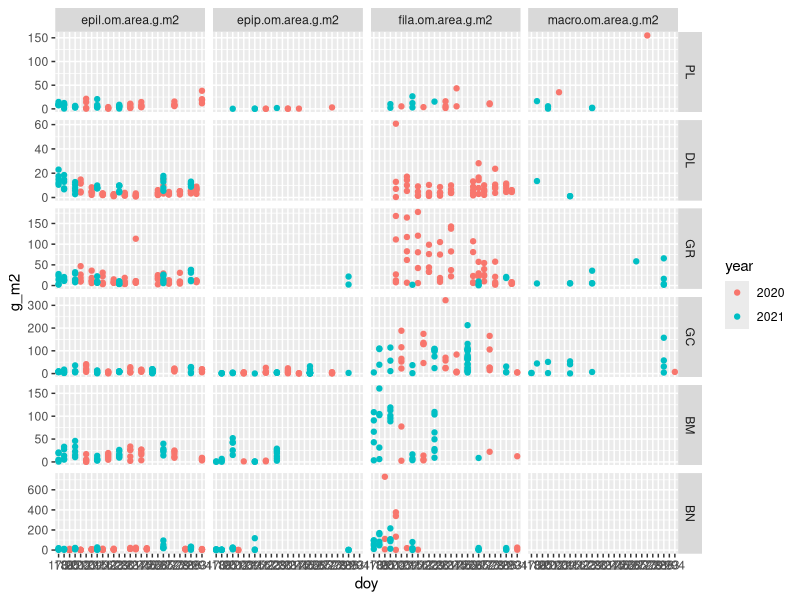
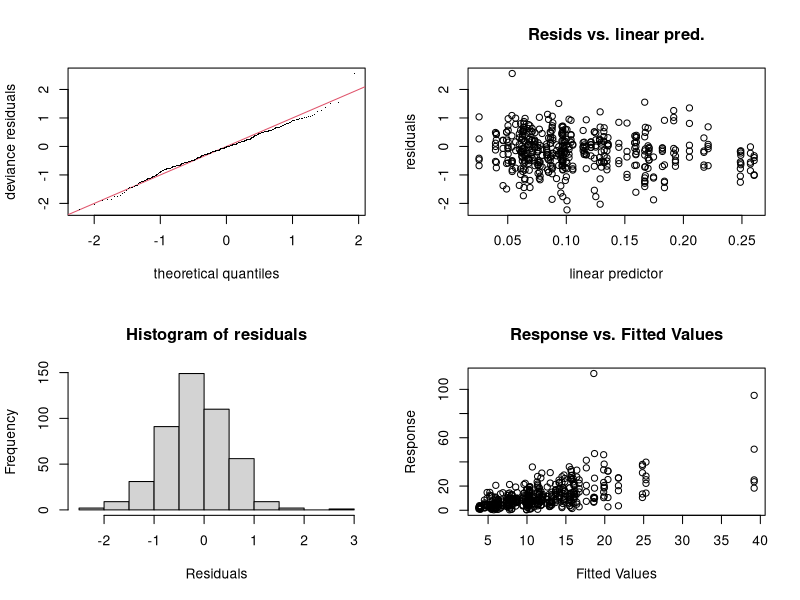
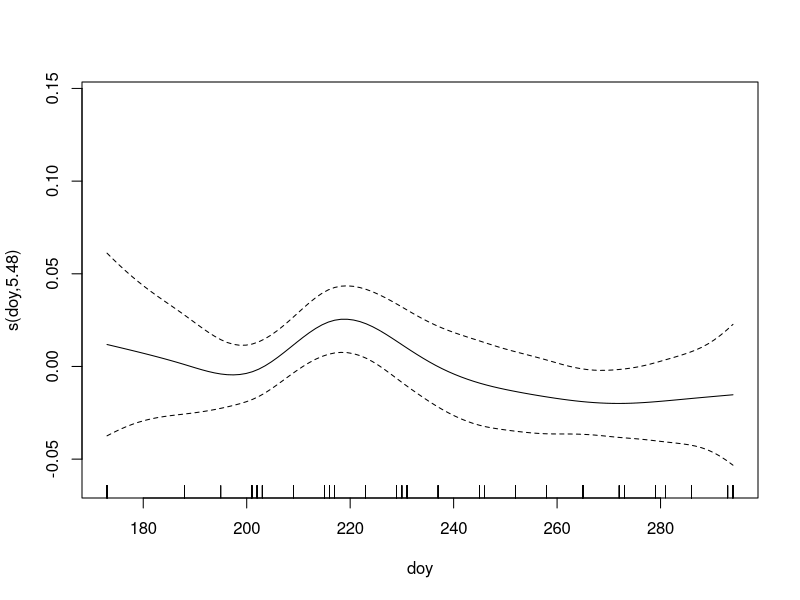
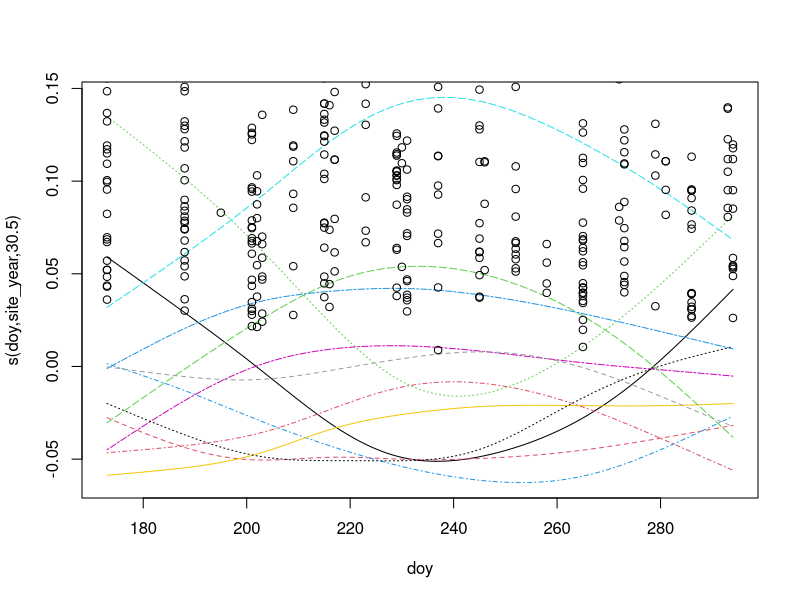
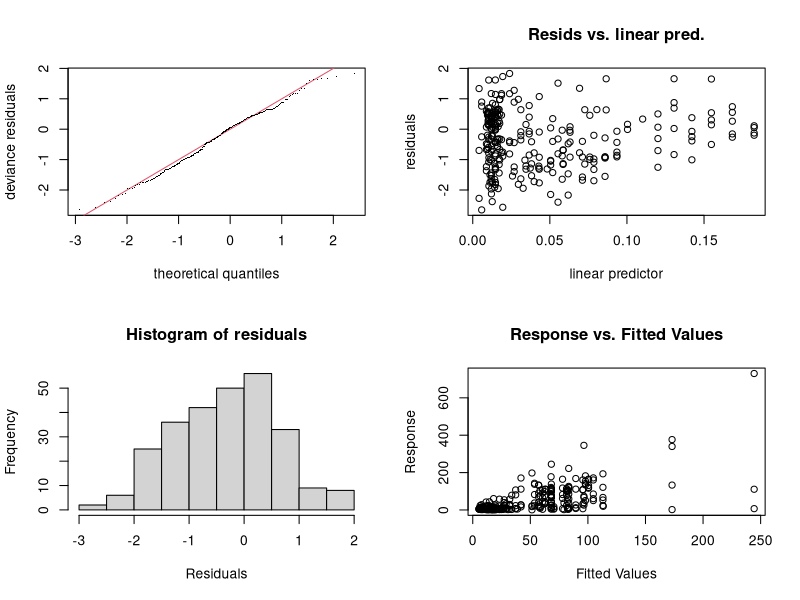
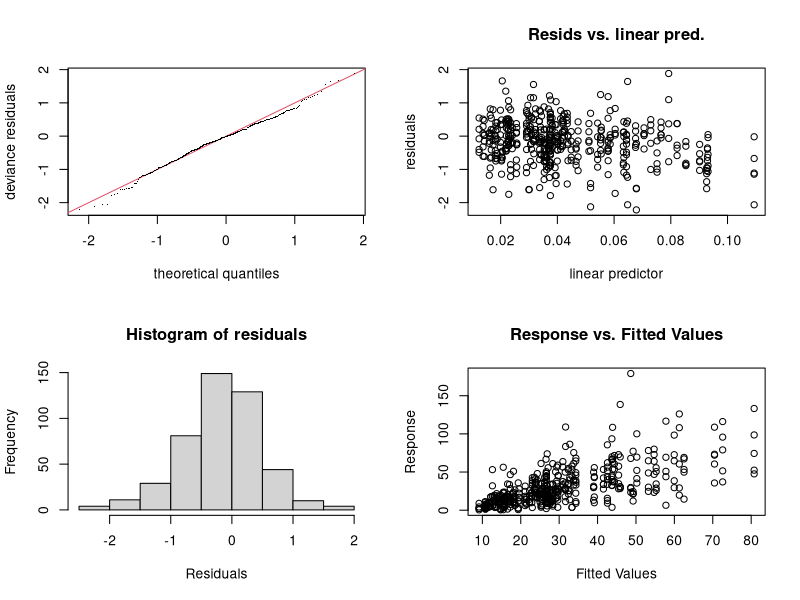
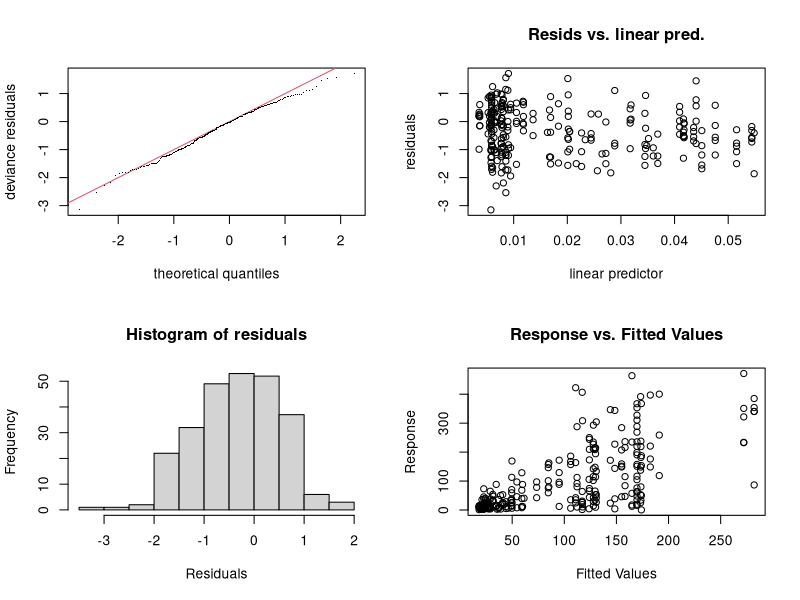

The R source for these figures, in order: (Note: this script raises an error after producing the figures.)
# fit GAMS to biomass data
# 10/2022

library(tidyverse)
library(mgcv)

biomass <- read_csv('data/biomass_data/biomass_working_data.csv') %>%
    mutate(site = case_when(site == 'BG' ~ 'BM',
                            site == 'WS' ~ 'PL',
                            TRUE ~ site),
           doy = as.numeric(format(date, '%j')))%>%
    mutate(site = factor(site, levels = c('PL', 'DL', 'GR', 'GC', 'BM', 'BN')),
           year = as.factor(year)) %>%
    filter(!is.na(site))

glimpse(biomass)


# look at the data
biomass %>%
    select(date, site, ends_with('.om.area.g.m2')) %>%
    select(-cpom.om.area.g.m2)%>%
    filter(!is.na(site))%>%
    pivot_longer(cols = -c('date', 'site'), names_to = 'bm_category',
                 values_to = 'g_m2') %>%
    mutate(doy = format(date, "%j"),
           year = as.factor(substr(date, 1,4))) %>%
    ggplot(aes(doy, g_m2, col = year)) +
    geom_point() +
    facet_grid(site~bm_category, scales = 'free_y')


# There is a lot of missing data for the epiphyton and macrophyte categories

# combine filamentous algae and epiphyton for this analysis:
biomass <- biomass %>%
    mutate(site_year = as.factor(paste(site, year, sep = '_')),
           fila.om.area.g.m2 = case_when(is.na(epip.om.area.g.m2) ~ fila.om.area.g.m2,
                                         TRUE ~ fila.om.area.g.m2 + epip.om.area.g.m2),
           fila.chla.mg.m2.ritchie = case_when(is.na(epip.chla.mg.m2.ritchie) ~ fila.chla.mg.m2.ritchie,
                                         TRUE ~ fila.chla.mg.m2.ritchie + epip.chla.mg.m2.ritchie))
dates <- c(seq(min(biomass$date), max(biomass$date[biomass$year == 2020]), by = 'day'),
           seq(min(biomass$date[biomass$year == 2021]), max(biomass$date), by = 'day'))

preds <- data.frame(date = dates,
                    doy = as.numeric(format(dates, '%j')),
                    year = lubridate::year(dates))%>%
    mutate(year = as.factor(year))
s_preds <- data.frame()
for(site in unique(biomass$site)){
    preds$site = site
    s_preds <- bind_rows(s_preds, preds)
}
s_preds <- mutate(s_preds,
                  site_year = as.factor(paste(site, year, sep = '_'))) %>%
    tibble()
k_check <- data.frame()


# try it for all sites
fg2_gamma <- gam(epil.om.area.g.m2 ~ s(doy) +
                  s(doy, site_year, bs = 'fs'),
              data = biomass, method = 'REML',
              family = Gamma(link = 'inverse'))
# fg2_gamma <- gam(epil.om.area.g.m2 ~ s(doy, k = 20) +
#                   s(doy, site_year, bs = 'fs', k = 20),
#               data = biomass, method = 'REML',
#               family = Gamma(link = 'identity'))

# fg2_log <- gam(log(epil.om.area.g.m2) ~ s(doy) +
#                   s(doy, site_year, bs = 'fs'),
#               data = biomass, method = 'REML', family = 'gaussian')
# gam.check(fg2)
AIC(fg2_gamma)
# AIC(fg2_log)
gam.check(fg2_gamma)
plot(fg2_gamma)
points(biomass$doy, 1/biomass$epil.om.area.g.m2)
# gam.check(fg2_log)
kk <- k.check(fg2_gamma) %>% data.frame() %>%
    mutate(model = 'biofilm AFDM',
           smooth_par = c('s(doy)', 's(doy, site_year)')) %>%
    relocate(model, smooth_par)
rownames(kk) <- NULL
k_check <- bind_rows(k_check, kk)
# pp <- mgcv::predict.gam(fg2_log, s_preds, se.fit = TRUE)
pp <- mgcv::predict.gam(fg2_gamma, s_preds, type = 'response',
                        se.fit = TRUE)

s_preds <- mutate(s_preds,
                epil_gm2_fit = c(pp$fit),
                epil_gm2_se = c(pp$se.fit))

# filamentous
fg2_fila_gamma <- gam(fila.om.area.g.m2 ~ s(doy) +
                          s(doy, site_year, bs = 'fs'),
                      data = biomass, method = 'REML',
                      family = Gamma(link = 'inverse'))
# fg2_fila_gamma <- gam(fila.om.area.g.m2 ~ s(doy, k = 20) +
#                           s(doy, site_year, bs = 'fs', k = 20),
#                       data = biomass, method = 'REML',
#                       family = Gamma(link = 'identity'))
# fg2_fila_log <- gam(log(fila.om.area.g.m2) ~ s(doy) +
#                   s(doy, site_year, bs = 'fs'),
#               data = biomass, method = 'REML', family = 'gaussian')
# gam.check(fg2_fila)
AIC(fg2_fila_gamma)
# AIC(fg2_fila_log)

gam.check(fg2_fila_gamma)
# gam.check(fg2_fila_log)
kk <- k.check(fg2_fila_gamma) %>% data.frame() %>%
    mutate(model = 'filamentous AFDM',
           smooth_par = c('s(doy)', 's(doy, site_year)')) %>%
    relocate(model, smooth_par)
rownames(kk) <- NULL
k_check <- bind_rows(k_check, kk)

pp <- mgcv::predict.gam(fg2_fila_gamma, s_preds, type ='response', se.fit = TRUE)
# pp <- mgcv::predict.gam(fg2_fila_gamma, s_preds, se.fit = TRUE)

s_preds <- mutate(s_preds,
                fila_gm2_fit = pp$fit,
                fila_gm2_se = pp$se.fit)


# chlorophyll
# try it for all sites
fg2_chla_gamma <- gam(epil.chla.mg.m2.ritchie ~ s(doy) +
                          s(doy, site_year, bs = 'fs'),
                      data = biomass, method = 'REML',
                      family = Gamma(link = 'inverse'))
# fg2_chla_gamma <- gam(epil.chla.mg.m2.ritchie ~ s(doy, k = 20) +
#                           s(doy, site_year, bs = 'fs', k = 20),
#                       data = biomass, method = 'REML',
#                       family = Gamma(link = 'identity'))
# fg2_chla_log <- gam(log(epil.chla.mg.m2.ritchie) ~ s(doy) +
#                   s(doy, site_year, bs = 'fs'),
#               data = biomass, method = 'REML', family = 'gaussian')
# gam.check(fg2_chla)
AIC(fg2_chla_gamma)
# AIC(fg2_chla_log)

gam.check(fg2_chla_gamma)
# gam.check(fg2_chla_log)
kk <- k.check(fg2_chla_gamma) %>% data.frame() %>%
    mutate(model = 'biofilm chla',
           smooth_par = c('s(doy)', 's(doy, site_year)')) %>%
    relocate(model, smooth_par)
rownames(kk) <- NULL
k_check <- bind_rows(k_check, kk)

pp <- mgcv::predict.gam(fg2_chla_gamma, s_preds, type ='response', se.fit = TRUE)
# pp <- mgcv::predict.gam(fg2_chla_gamma, s_preds, se.fit = TRUE)

s_preds <- mutate(s_preds,
                epil_chla_mgm2_fit = pp$fit,
                epil_chla_mgm2_se = pp$se.fit)

# filamentous
fg2_fila_chla_gamma <- gam(fila.chla.mg.m2.ritchie ~ s(doy) +
                               s(doy, site_year, bs = 'fs'),
                           data = biomass, method = 'REML',
                           family = Gamma(link = 'inverse'))
# fg2_fila_chla_gamma <- gam(fila.chla.mg.m2.ritchie ~ s(doy, k = 20) +
#                                s(doy, site_year, bs = 'fs', k = 20),
#                            data = biomass, method = 'REML',
#                            family = Gamma(link = 'identity'))
# fg2_fila_chla_log <- gam(log(fila.chla.mg.m2.ritchie) ~ s(doy) +
#                   s(doy, site_year, bs = 'fs'),
#               data = biomass, method = 'REML', family = 'gaussian')
# gam.check(fg2_fila_chla)
AIC(fg2_fila_chla_gamma)
# AIC(fg2_fila_chla_log)
gam.check(fg2_fila_chla_gamma)
# gam.check(fg2_fila_chla_log)
kk <- k.check(fg2_fila_chla_gamma) %>% data.frame() %>%
    mutate(model = 'filamentous chla',
           smooth_par = c('s(doy)', 's(doy, site_year)')) %>%
    relocate(model, smooth_par)
rownames(kk) <- NULL
k_check <- bind_rows(k_check, kk)

pp <- mgcv::predict.gam(fg2_fila_chla_gamma, s_preds, type ='response', se.fit = TRUE)
# pp <- mgcv::predict.gam(fg2_fila_chla_gamma, s_preds, se.fit = TRUE)

s_preds <- mutate(s_preds,
                fila_chla_mgm2_fit = pp$fit,
                fila_chla_mgm2_se = pp$se.fit)

# plot diagnostics
# png('figures/biomass_logGAMs_diagnostics.png', width = 7.5, height = 7.5,
#     units = 'in', res = 300)
#     par(mfrow = c(4,4),
#         mar = c(3,4,2,2),
#         oma = c(0,3,1,0))
#     gam.check(fg2_gamma)
#     mtext(expression(paste('biofilm g',m^-2)), 2, line = 45)
#     gam.check(fg2_fila_gamma)
#     mtext(expression(paste('fila. g',m^-2)), 2, line = 45)
#     gam.check(fg2_chla_gamma)
#     mtext(expression(paste('biofilm chla mg',m^-2)), 2, line = 45)
#     gam.check(fg2_fila_chla_gamma)
#     mtext(expression(paste('fila. chla mg',m^-2)), 2, line = 45)
# dev.off()
# png('figures/biomass_GAMs_diagnostics.png', width = 7.5, height = 7.5,
#     units = 'in', res = 300)
#     par(mfrow = c(4,4),
#         mar = c(3,4,2,2),
#         oma = c(0,3,1,0))
#     gam.check(fg2)
#     mtext(expression(paste('biofilm g',m^-2)), 2, line = 45)
#     gam.check(fg2_fila)
#     mtext(expression(paste('fila. g',m^-2)), 2, line = 45)
#     gam.check(fg2_chla)
#     mtext(expression(paste('biofilm chla mg',m^-2)), 2, line = 45)
#     gam.check(fg2_fila_chla)
#     mtext(expression(paste('fila. chla mg',m^-2)), 2, line = 45)
# dev.off()

# plot GAMS
fila_min <- s_preds %>% mutate(across(where(is.array), c))%>%
    group_by(site_year) %>%
    summarize(across(ends_with('fit'), min)) %>%
    filter(fila_chla_mgm2_fit>0) %>%
    summarize(fila_chla_min = min(fila_chla_mgm2_fit))
ddd <- s_preds %>%
    mutate(across(where(is.array), c),
           site = factor(site, levels = c('PL', 'DL', 'GR', 'GC', 'BM', 'BN')),
           fila_chla_mgm2_fit = case_when(fila_chla_mgm2_fit < fila_min$fila_chla_min[1] ~
                                              NA_real_,
                                          TRUE ~ fila_chla_mgm2_fit)) %>%
    select(date, doy, year, site, starts_with(c('epil_chla', 'fila_chla'))) %>%
    full_join(select(biomass, date, site, sample, epil.chla.mg.m2.ritchie,
                     fila.chla.mg.m2.ritchie), by = c('date', 'site')) %>%
    rename(epil_chla_mgm2_meas = epil.chla.mg.m2.ritchie,
           fila_chla_mgm2_meas = fila.chla.mg.m2.ritchie) %>%
    pivot_longer(cols = starts_with(c('epil', 'fila')),
                 names_to = c('biomass_type', 'stat'),
                 names_pattern = '([a-z]+)_chla_mgm2_([a-z]+)',
                 values_to = 'value') %>%
    pivot_wider(names_from = 'stat', values_from = 'value') %>%
    mutate(fit.low = 1/(fit - se),
           fit.high = 1/(fit + se),
           fit = 1/(fit))
ddd %>% filter(biomass_type == 'fila') %>%
    ggplot() +
    geom_point(aes(date, meas, col = site)) +
    geom_line(aes(date, fit, col = site)) +
    facet_wrap(.~year, scales = 'free_x')

dpoly <- bind_rows(ddd, ddd[nrow(ddd):1,])
dpoly$fit[1:nrow(ddd)] <- dpoly$fit.high[1:nrow(ddd)]
dpoly$fit[(nrow(ddd)+1):nrow(dpoly)] <- dpoly$fit.low[(nrow(ddd)+1):nrow(dpoly)]
w <- which(abs(dpoly$fit.high - dpoly$fit.low) > 1000)
dpoly$fit[w] <- NA_real_
dpoly$fit <- zoo::na.approx(dpoly$fit, na.rm = F)
# png('figures/biomass_chla_gams.png', width = 5, height = 6, units = 'in',
#     res = 300)
chl <- ggplot(ddd, aes(date, fit, col = biomass_type)) +
    geom_line() +
    geom_point(aes(y = meas), size = 1.2) +
    # geom_line(aes(y = fit + se), lty = 2)+
    # geom_line(aes(y = fit - se), lty = 2)+
    geom_polygon(data = dpoly, aes(x = date, y = fit, fill = biomass_type),
                 alpha = 0.3, linetype = 0)+
    scale_color_discrete(type = c('#1B9EC9', '#97BB43'))+
    scale_fill_discrete(type = c('#1B9EC9', '#97BB43'))+
    facet_grid(site~year, scales = 'free_x')+
    xlab('Date') +
    ylab(expression('Algal Standing Crop (mg chl a '~ m^-2*')')) +
    scale_y_log10()+
    theme_bw() +
    theme(legend.position = 'none')

# dev.off()

ddd <-
    s_preds %>%
    mutate(across(where(is.array), c),
           site = factor(site, levels = c('PL', 'DL', 'GR', 'GC', 'BM', 'BN'))) %>%
    select(date, doy, year, site, starts_with(c('epil_gm2', 'fila_gm2'))) %>%
    full_join(select(biomass, date, site, sample, epil.om.area.g.m2,
                     fila.om.area.g.m2), by = c('date', 'site')) %>%
    rename(epil_gm2_meas = epil.om.area.g.m2,
           fila_gm2_meas = fila.om.area.g.m2) %>%
    # mutate(fila_gm2_meas  = ifelse(fila_gm2_meas > 300, NA, fila_gm2_meas))%>%
    pivot_longer(cols = starts_with(c('epil', 'fila')),
                 names_to = c('biomass_type', 'stat'),
                 names_pattern = '([a-z]+)_gm2_([a-z]+)',
                 values_to = 'value') %>%
    pivot_wider(names_from = 'stat', values_from = 'value') %>%
    group_by(site, biomass_type) %>%
    mutate(across(c('fit', 'se'), ~zoo::na.approx(., x = date, na.rm = F))) %>%
    mutate(fit.low = 1/(fit - se),
           fit.high = 1/(fit + se),
           fit = 1/(fit))

dpoly <- bind_rows(ddd, ddd[nrow(ddd):1,])
dpoly$fit[1:nrow(ddd)] <- dpoly$fit.high[1:nrow(ddd)]
dpoly$fit[(nrow(ddd)+1):nrow(dpoly)] <- dpoly$fit.low[(nrow(ddd)+1):nrow(dpoly)]
# dpoly <- bind_rows(ddd, ddd[nrow(ddd):1,])
# dpoly$fit[1:nrow(ddd)] <- dpoly$fit[1:nrow(ddd)] + dpoly$se[1:nrow(ddd)]
# dpoly$fit[(nrow(ddd)+1):nrow(dpoly)] <- dpoly$fit[(nrow(ddd)+1):nrow(dpoly)] -
#     dpoly$se[(nrow(ddd)+1):nrow(dpoly)]
# png('figures/biomass_gm2_gams.png', width = 5, height = 6, units = 'in',
#     res = 300)
mass <- ggplot(ddd, aes(date, fit, col = biomass_type)) +
    geom_line() +
    geom_point(aes(y = meas), size = 1.2) +
    # geom_line(aes(y = fit + se), lty = 2)+
    # geom_line(aes(y = fit - se), lty = 2)+
    geom_polygon(data = dpoly, aes(x = date, y = fit, fill = biomass_type),
                 alpha = 0.3, linetype = 0)+
    scale_color_discrete(type = c('#1B9EC9', '#97BB43'))+
    scale_fill_discrete(type = c('#1B9EC9', '#97BB43'))+
    facet_grid(site~year, scales = 'free_x')+
    scale_y_log10()+
    xlab('Date') +
    ylab(expression('Algal Standing Crop (AFDM g '~ m^-2*')')) +
    theme_bw() +
    theme(legend.position = 'none')

# dev.off()

# png('figures/biomass_gamma_gams_comb.png', width = 7.5, height = 5, units = 'in',
#     res = 300)
ggpubr::ggarrange(mass, chl, nrow = 1, ncol = 2, common.legend = TRUE,
                  labels = c('a', 'b'))
# dev.off()
k_check


s_preds <- select(s_preds, -site_year)
# attributes(s_preds) <- NULL
as_tibble(s_preds)
qq = as_tibble(lapply(s_preds, c))
qq <- qq %>% pivot_longer(cols = starts_with(c('epil', 'fila')),
             names_to = c('biomass_type', 'units', 'stat'),
             names_pattern = '([a-z]+)_([a-z0-9_]+)_([a-z]+)',
             values_to = 'value') %>%
    pivot_wider(names_from = 'stat', values_from = 'value') %>%
    group_by(site, biomass_type, units) %>%
    mutate(across(c('fit', 'se'), ~zoo::na.approx(., x = date, na.rm = F))) %>%
    mutate(fit = case_when(se > fit ~ NA_real_,
                           se > 500 ~ NA_real_,
                           TRUE ~ fit),
           se = case_when(is.na(fit)~NA_real_,
                          TRUE ~ se))
write_csv(qq, 'data/biomass_data/gamma_gam_fits_biomass.csv')
write_csv(k_check, 'data/biomass_data/gamma_gam_smoothness_parameter_checks.csv')

meas <- select(biomass, date, site, sample,
       epil_gm2_meas = epil.om.area.g.m2,
       fila_gm2_meas = fila.om.area.g.m2,
       epil_chla_mgm2_meas = epil.chla.mg.m2.ritchie,
       fila_chla_mgm2_meas = fila.chla.mg.m2.ritchie) %>%
    pivot_longer(cols = starts_with(c('epil', 'fila')),
                 names_to = c('biomass_type', 'units', 'stat'),
                 names_pattern = '([a-z]+)_([a-z0-9_]+)_([a-z]+)',
                 values_to = 'value') %>%
    pivot_wider(names_from = 'stat', values_from = 'value') %>%
    mutate(year = lubridate::year(date))
meas_chl <- filter(meas, units == 'chla_mgm2')
meas_mass <- filter(meas, units == 'gm2')
mm <- qq %>% filter(units == 'gm2') %>%
    ggplot(aes(date, fit, col = biomass_type)) +
    geom_line()+
    geom_line(aes(y = fit + se), lty = 2)+
    geom_line(aes(y = fit - se), lty = 2)+
    geom_point(data = meas_mass, aes(date, meas, col = biomass_type))+
    facet_grid(site~year, scales = 'free_x') +
    scale_color_discrete(type = c('#1B9EC9', '#97BB43'))+
    scale_y_log10()+
    theme_bw()
cc <- qq %>% filter(units == 'chla_mgm2') %>%
    ggplot(aes(date, fit, col = biomass_type)) +
    geom_line()+
    geom_line(aes(y = fit + se), lty = 2)+
    geom_line(aes(y = fit - se), lty = 2)+
    geom_point(data = meas_chl, aes(date, meas, col = biomass_type))+
    facet_grid(site~year, scales = 'free_x') +
    scale_color_discrete(type = c('#1B9EC9', '#97BB43'))+
    scale_y_log10()+
    theme_bw()
ggpubr::ggarrange(mm, cc, nrow = 1, common.legend = T)
